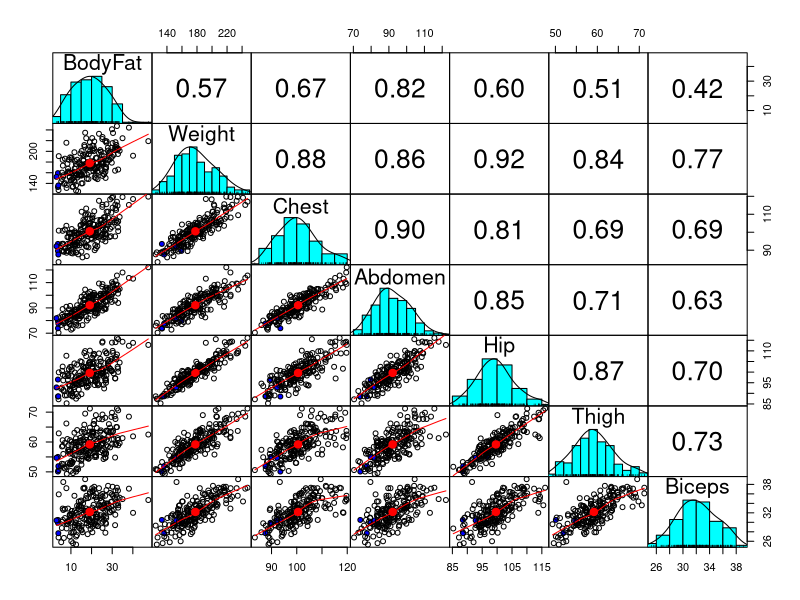
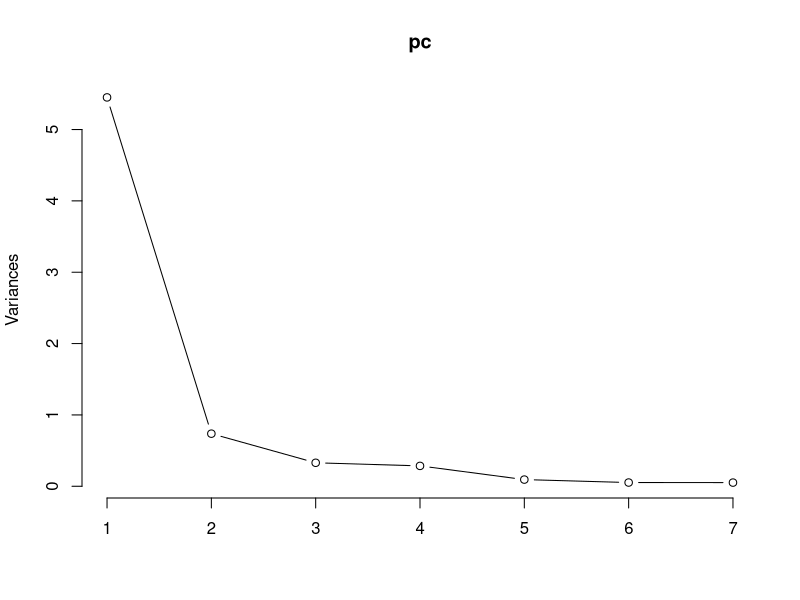
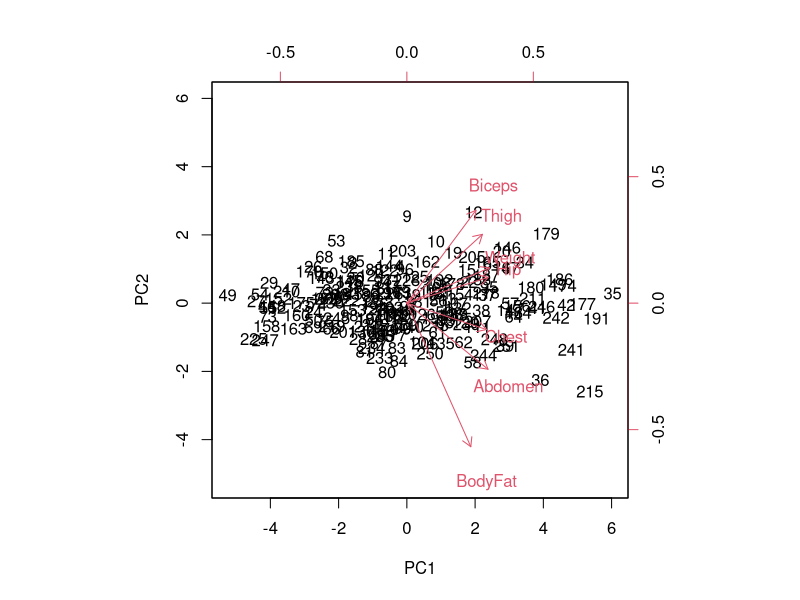
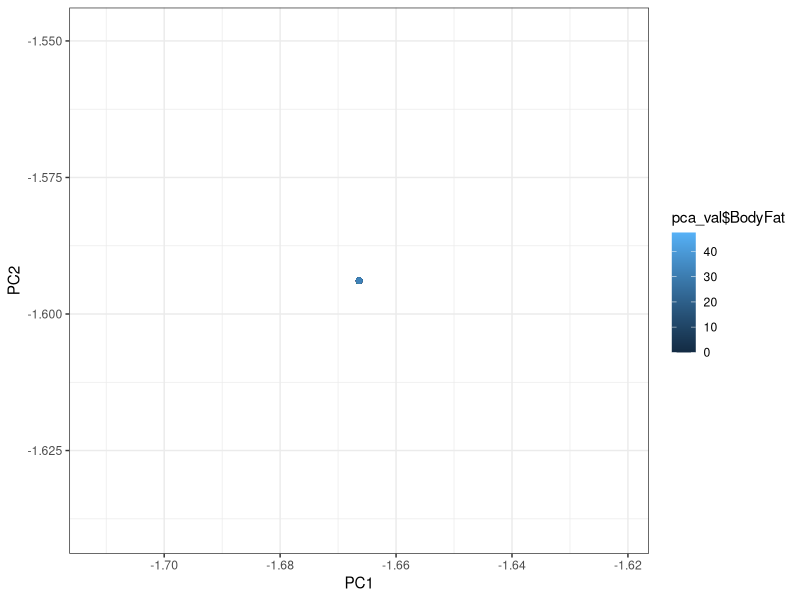
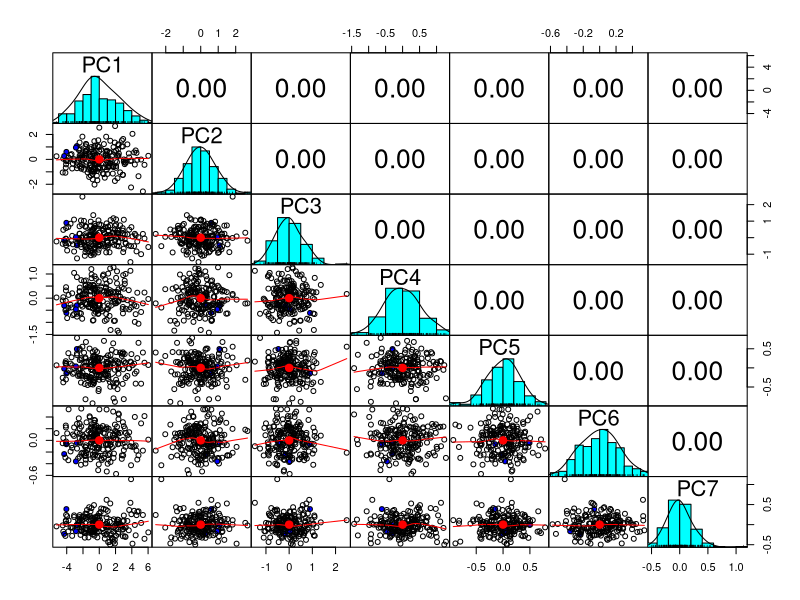

Source code (R) for these figures, in order:
data1 <- read.csv("bodyfat-reduced.csv")
str(data1)
summary(data1)

#Partition Data : training and testing data

set.seed(111)
ind <- sample(2, nrow(data1), 
              replace = TRUE,
              prob = c(0.8,0.2)) #Split the data to 80 + 20%

training <- data1[ind == 1, ] #training data

testing <- data1[ind == 2, ] #testing data

# Scatter plot and correlation
library(psych)

pairs.panels(training,
             gap = 0,
             bg = c("red", "yellow", "blue")[training$BodyFat],
             pch = 21)

#Principal Component Analysis - It only works on numeric data

pc <- prcomp(training,
             center = TRUE,
             scale. = TRUE) #Use prcomp to principal component

#Only on datatype numeric

attributes(pc) #Names of the components associated with model

print(pc) #print the pc component which will explain the variations

plot(pc, type = 'lines') # Variance data

summary(pc)

# Print the individual components of the attributes pc

pc$dev #Standard deviation of the  principal components

pc$center #mean of the 4 variables

mean(training$Abdomen) #mean of the variable abdomen

pc$scale # standard deviation of the 4 variables

sd(training$Abdomen) # Standard deviation of the sepal length

pc$x # 4 principal component values 
# The value of pc degrades from PC1 to PC7 which means that the PC1 nd PC2 Carries much of the loading

pc$rotation # 7 prinipal axis values rotated

##################################################################
# Biplot information

biplot(pc, scale = 0) # messy approach

pca_val <- data.frame(PC1 = pc$x[1], PC2 = pc$x[2], PC3 = pc$x[3],
                      PC4 = pc$x[4],PC5 = pc$x[5], PC6 = pc$x[6], BodyFat = data1$BodyFat)

pca_val
# principal component to data frame with species
head(pca_val)

summary(pca_val)

# Biplot information using ggplot2
library(ggplot2) 
plot.data_pc <- ggplot(data = pca_val, aes(x= PC1, y= PC2)) +
  geom_point(aes(color = pca_val$BodyFat)) + labs(x = "PC1") + labs(y = "PC2") +
  theme_bw()

plot.data_pc

# Optional Information 

#Orthogonality of PCs
pairs.panels(pc$x,
             gap = 0,
             bg = c("red", "yellow", "blue")[training$BodyFat],
             pch = 21)
